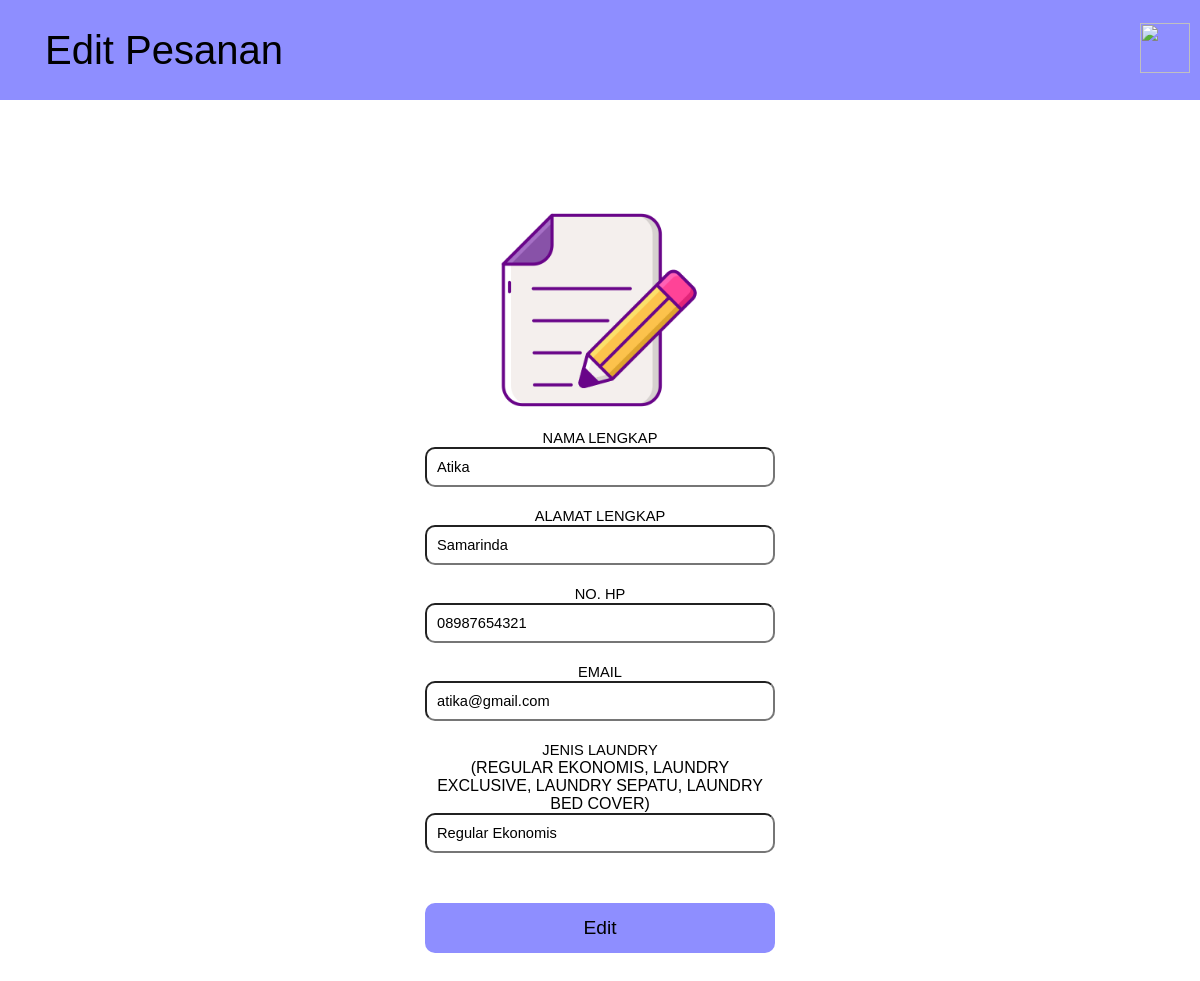
/edit.php?id=10, run on the app's committed database.
### tables this page shows
CREATE TABLE `laundry` (
  `id` int(11) NOT NULL,
  `nama` varchar(100) NOT NULL,
  `alamat` text NOT NULL,
  `telpon` varchar(25) NOT NULL,
  `email` varchar(100) NOT NULL,
  `jenis` varchar(100) NOT NULL
);

### edit.php (the view, shortened to what this page needs)
<?php
require "koneksi.php";
if(isset($_GET['id'])){
    $query = mysqli_query($db, "SELECT * FROM laundry WHERE id = $_GET[id]");
    $result = mysqli_fetch_assoc($query);
    $nama = $result['nama'];
    $alamat = $result['alamat'];
    $telpon = $result['telpon'];
    $email = $result['email'];
    $jenis = $result['jenis'];
}
?>
<!DOCTYPE html>
<html lang="en">
<head>
    <link rel="stylesheet" href="styleData.css">
    <link rel="stylesheet" href="stylesheet.css">
</head>
<body>
    <div class="header">
        <div class="nama-header">Edit Pesanan</div>
        <div class="list-header">
            <ul>
                <li><button id="switch"><img src="images/night-mode.png" width="50px" height="50px"></button></li>
            </ul>
        </div>
    </div>
    <div class="pesananBox">
        <div class="pesanan">
            <center>
                <div class="coba-pesan"><center><img src="images/edit-info.png" width="200px" height="200px"></center></div>
                <form action="" method="post">
                <label for="">Nama Lengkap</label><br>
                <input type="text" name="nama" class="pesan-item" value='<?=$nama?>'><br>
                <label for="">Alamat Lengkap</label><br>
                <input type="text" name="alamat" class="pesan-item" value='<?=$alamat?>'><br>
                <label for="">No. HP</label><br>
                <input type="text" name="telpon" class="pesan-item" value='<?=$telpon?>'><br>
                <label for="">Email</label><br>
                <input type="email" name="email" class="pesan-item" value='<?=$email?>'><br>
                <label for="">Jenis Laundry</label><br>
                <p>(Regular Ekonomis, Laundry Exclusive, Laundry Sepatu, Laundry Bed Cover)</p>
                <input type="text" name="jenis" class="pesan-item" value='<?=$jenis?>'><br>
                <input type="submit" name="submit" value="Edit" class="button-edit">
                </form>
            </center>
        </div>
    </div>
</body>
</html>

### styleData.css (style rules this page uses)
* { margin: 0; padding: 0; font-family: 'Lucida Sans', 'Lucida Sans Regular', 'Lucida Grande', 'Lucida Sans Unicode', Geneva, Verdana, sans-serif; }
.pesananBox { width: 350px; margin: 80px auto; padding: 30px 20px; }
.pesanan { text-align: center; text-transform: uppercase; }
.coba-pesan { padding-bottom: 15px; }
label { font-size: 11pt; }
.pesan-item { box-sizing : border-box; width: 100%; padding: 10px; font-size: 11pt; margin-bottom: 20px; border-radius: 10px; }
.button-edit { width: 100%; height: 50px; margin-top: 30px; font-size: larger; border-style: none; border-radius: 10px; background-color: rgb(142, 142, 255); color: black; }

### stylesheet.css (style rules this page uses)
* { margin: 0; padding: 0; }
.header { background-color: rgb(142, 142, 255); color: black; height: 100px; display: flex; justify-content:space-between ; align-items: center; }
.nama-header { float: left; font-size: 40px; padding: 25px 45px; }
.list-header ul { display: flex; align-items: center; justify-content: flex-end; }
.list-header ul li { padding: 0 10px; }
body { font-family: 'Lucida Sans', 'Lucida Sans Regular', 'Lucida Grande', 'Lucida Sans Unicode', Geneva, Verdana, sans-serif; }
li { list-style: none; float :left; font-size: 20px; }
#switch { background-color: rgb(142, 142, 255); border: none; }
label { font-size: 11pt; }

### data on the page
laundry: nama "Atika", alamat "Samarinda", telpon "08987654321", email "atika@gmail.com", jenis "Regular Ekonomis"
